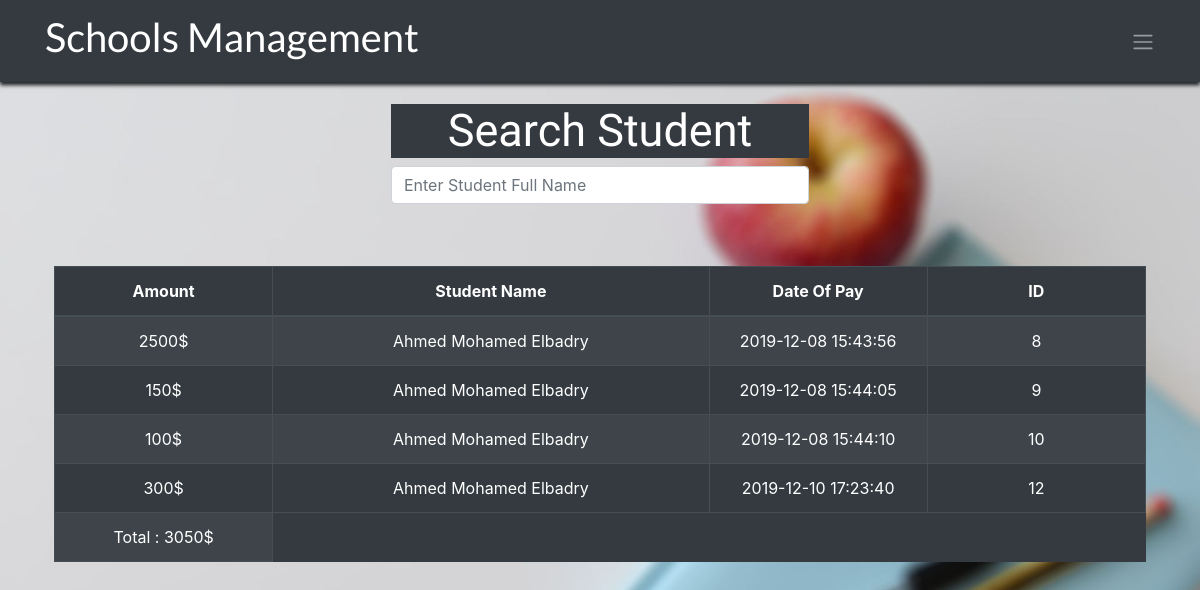
Screenshot of /institutions/edit_data/edit-fee.php?student_id=39 (signed in) with the database file from the repository.
### tables this page shows
CREATE TABLE `fees` (
  `id` int(11) NOT NULL,
  `school_id` int(11) DEFAULT NULL,
  `fees_amount` float DEFAULT NULL,
  `date_of_pay` timestamp NULL DEFAULT current_timestamp(),
  `student_id` int(11) DEFAULT NULL
);

CREATE TABLE `students` (
  `id` int(11) NOT NULL,
  `school_id` int(11) DEFAULT NULL,
  `username` text DEFAULT NULL,
  `password` text DEFAULT NULL,
  `name` text DEFAULT NULL,
  `grade` text DEFAULT NULL,
  `date_of_birth` text DEFAULT NULL,
  `address` text DEFAULT NULL,
  `date_of_register` timestamp NOT NULL DEFAULT current_timestamp()
);

### institutions/edit_data/edit-fee.php (the view, shortened to what this page needs)
<!DOCTYPE html>
<html>
<head>
  <link rel="stylesheet" href="https://stackpath.bootstrapcdn.com/bootstrap/4.3.1/css/bootstrap.min.css">
</head>
<body>
    <nav class="navbar navbar-expand-sm bg-dark navbar-dark">
        <div class="container">
            <a class="navbar-brand" href="../welcome.php">
                <h1 class="text-center navtitle">Schools Management</h1>
            </a>
            <ul class="nav navbar-nav ml-auto">
                <li class="nav-item dropdown ">
                    <a class="navbar-toggler-icon" href="#" id="navbardrop" data-toggle="dropdown"></a>
                </li>
            </ul>
    </nav>
    <div class="container">
    <div class="col-13 col-sm-6 col-md-5 mx-auto" style="padding: 2%;">
        <div class="form-group">
          <h2 class="text-center" style=" font-size: 45px; font-family:'Coustard', serif; color: #FFFFFF; background-color:#353a40;">Search Student</h2>
          <input type="text" name="search" id="search" autocomplete="off" class="form-control" placeholder="Enter Student Full Name">
        </div>
      </div>
    </div>
    <div class="container" style="padding: 2%;">
        <table class="table table-bordered table-striped table-dark" style="width: 100%;">
            <thead>
                <tr>
                    <th style="text-align: center;width: 10%;">Amount</th>
                    <th style="text-align: center;width: 20%;">Student Name</th>
                    <th style="text-align: center;width: 10%;">Date Of Pay</th>
                    <th style="text-align: center; width: 10%;">ID</th>
                </tr>
            </thead>
            <tbody>
                <tr>
                    <?php
                    $student_id=(int)isset($_GET['student_id']) ? $_GET['student_id'] : '';
                    include("../config.php");
                    $query = "SELECT * FROM fees WHERE  fees.student_id='$student_id' ";
                    $result = mysqli_query($link, $query);
                    $total=0;
                    if (mysqli_num_rows($result) > 0) {
                        while ($user = mysqli_fetch_array($result)) {
                            if ($user['school_id'] == (int)$_SESSION['id']) {
                            $query2 = "SELECT name FROM students WHERE students.id={$user['student_id'] }";
                            $result2 = mysqli_query($link, $query2);
                            $user2 = mysqli_fetch_array($result2);
                            echo "<td align='center'>" . $user['fees_amount'] .'$'. "</td>";
                            echo "<td align='center'>" . $user2['name'] . "</td>";
                            echo "<td align='center'>" . $user['date_of_pay'] . "</td>";
                            echo "<td align='center'>" . $user['id'] . "</td>";
                            echo "</tr>";
                            $total+=$user['fees_amount'];
                        }
                    }
                        echo "<td align='center'>".'Total : '. $total .'$'. "</td>";
                }
                    ?>
        </table>
    </div>
</body>
</html>

### institutions/edit_data/edit-fee.php (style rules this page uses)
body { background-image: url("../images/back22.jpg"); background-size: cover; }
.navtitle { font-family: 'Lato', sans-serif; }
.navbar { box-shadow: 0 3px 4px rgba(0, 0, 0, 0.16), 0 3px 4px; }

### rows the page displays
fees: fees_amount "2500", student.name "Ahmed Mohamed Elbadry", date_of_pay "2019-12-08 15:43:56", id "8"
fees: fees_amount "150", student.name "Ahmed Mohamed Elbadry", date_of_pay "2019-12-08 15:44:05", id "9"
fees: fees_amount "100", student.name "Ahmed Mohamed Elbadry", date_of_pay "2019-12-08 15:44:10", id "10"
fees: fees_amount "300", student.name "Ahmed Mohamed Elbadry", date_of_pay "2019-12-10 17:23:40", id "12"

### other values shown
$total "3050"
